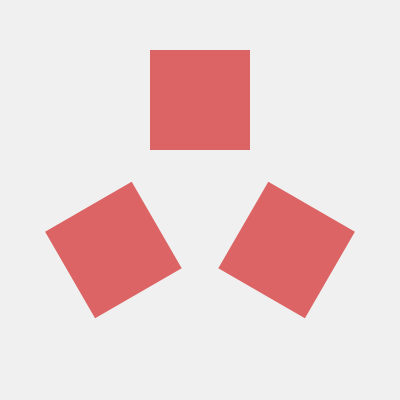
Frame 1 (no input)
Frame 60 (no input): identical to frame 1, image omitted
Frame 120 (the mouse pressed at the canvas centre since frame 60): identical to frame 1, image omitted

The p5.js sketch that drew this single still picture (run headless with seeded random() and noise() and a simulated clock; from frame 60 on, the mouse is pressed at the canvas centre):

// p5.js sketch
// ── sketch.js
let NUM = 3;
let ANGLE = 0;

function setup() {
  createCanvas(400, 400);
  rectMode(CENTER);

  ANGLE = TWO_PI / NUM;
}

function draw() {
  background(240);

  translate(width / 2, width / 2);

  for (let i = 0; i < NUM; i++) {
    push();
    rotate(i * ANGLE);

    noStroke();
    fill(220, 100, 100);
    square(0, -100, 100);

    pop();
  }
}
